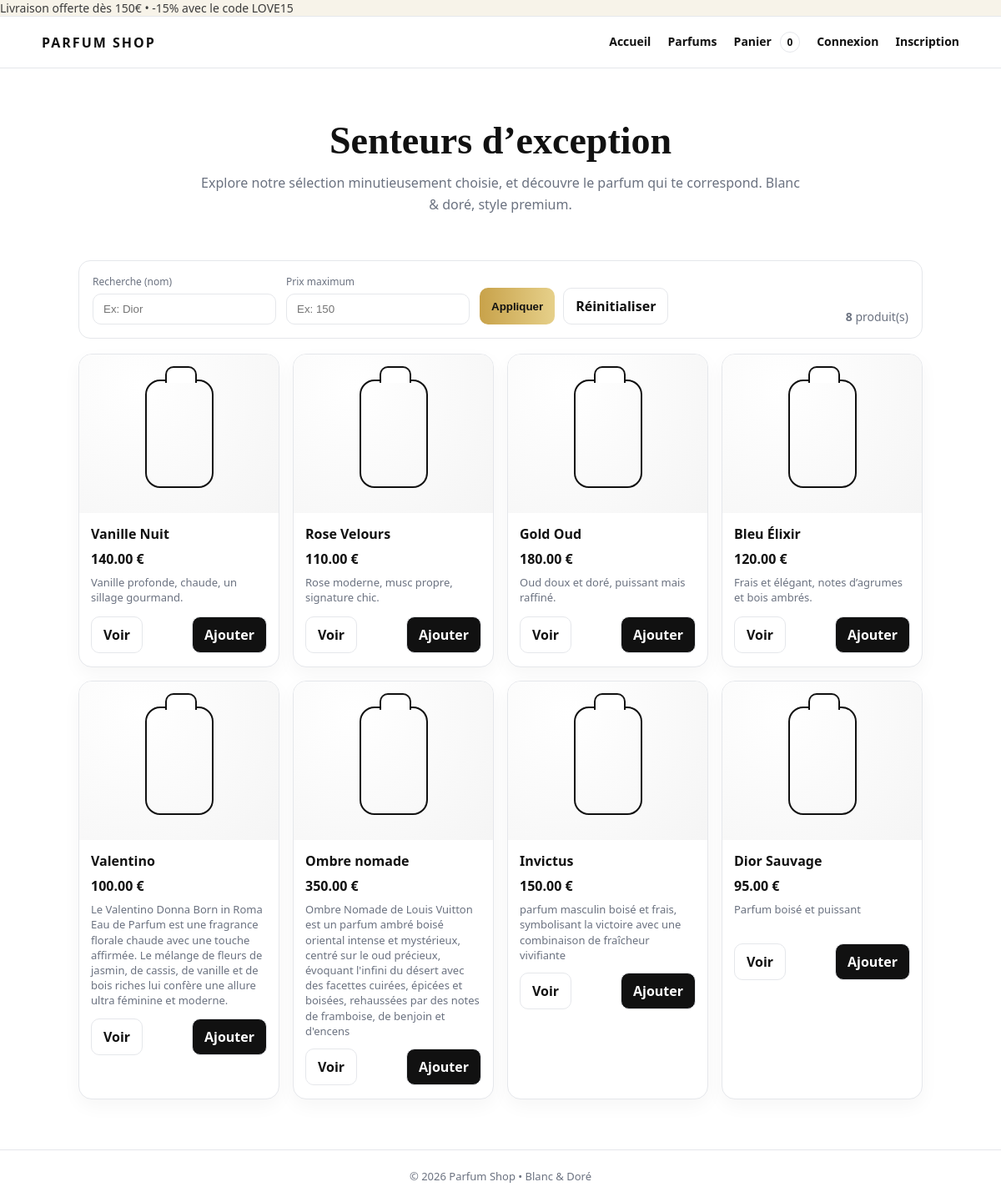
The app's page /pages/catalog.php with its own data.
### tables this page shows
CREATE TABLE `parfums` (
  `id` int(11) NOT NULL,
  `nom` varchar(255) NOT NULL,
  `Prix` decimal(10,2) NOT NULL,
  `description` text NOT NULL
);

### includes/nav.php (called while the page is built, shortened)
<?php
function cartCount(): int {
    if (empty($_SESSION['cart']) || !is_array($_SESSION['cart'])) return 0;
    return array_sum(array_map('intval', $_SESSION['cart']));
}
function isLoggedIn(): bool {
    return !empty($_SESSION['user']);
}

### pages/catalog.php (the view, shortened to what this page needs)
<?php
require_once __DIR__ . '/../includes/header.php';
$db = db();
$q = trim($_GET['q'] ?? '');
$max = trim($_GET['max'] ?? '');
$sql = "SELECT id, nom, prix, description FROM parfums WHERE 1";
$params = [];
$sql .= " ORDER BY id DESC";
$stmt = $db->prepare($sql);
$stmt->execute($params);
$parfums = $stmt->fetchAll(PDO::FETCH_ASSOC);
$count = count($parfums);
?>
<section class="hero">
  <div class="container">
    <h1>Senteurs d’exception</h1>
    <p>Explore notre sélection minutieusement choisie, et découvre le parfum qui te correspond. Blanc & doré, style premium.</p>
  </div>
</section>
<section class="section">
  <div class="container">
    <form class="filters" method="get">
      <div>
        <label>Recherche (nom)</label>
        <input type="text" name="q" placeholder="Ex: Dior" value="<?= htmlspecialchars($q) ?>">
      </div>
      <div>
        <label>Prix maximum</label>
        <input type="text" name="max" placeholder="Ex: 150" value="<?= htmlspecialchars($max) ?>">
      </div>
      <div style="display:flex; gap:10px;">
        <button class="btn gold" type="submit">Appliquer</button>
        <a class="btn secondary" href="catalog.php">Réinitialiser</a>
      </div>
      <div style="margin-left:auto; color:#6b7280; font-size:14px;">
        <strong><?= $count ?></strong> produit(s)
      </div>
    </form>
    <div class="grid">
      <?php foreach ($parfums as $p): ?>
        <article class="card">
          <div class="img">
            <div class="bottle" aria-hidden="true"></div>
          </div>
          <div class="body">
            <h3><?= htmlspecialchars($p['nom']) ?></h3>
            <div class="price"><?= number_format((float)$p['prix'], 2) ?> €</div>
            <p class="desc"><?= htmlspecialchars($p['description']) ?></p>
            <div class="actions">
              <a class="btn secondary" href="product.php?id=<?= (int)$p['id'] ?>">Voir</a>
              <a class="btn" href="cart.php?action=add&id=<?= (int)$p['id'] ?>">
                Ajouter
              </a>
            </div>
          </div>
        </article>
      <?php endforeach; ?>
    </div>
  </div>
</section>
<?php require_once __DIR__ . '/../includes/footer.php'; ?>

### includes/header.php (shortened to what this page needs)
<?php
require_once __DIR__ . '/nav.php';
?>
<!DOCTYPE html>
<html lang="fr">
<head>
  <link rel="stylesheet" href="/ProjetPHP/assets/css/style.css">
</head>
<body>
<div class="topbar">
  Livraison offerte dès 150€ • -15% avec le code LOVE15
</div>
<header class="header">
  <div class="container header-inner">
    <a class="brand" href="/ProjetPHP/">PARFUM SHOP</a>
    <nav class="nav">
      <a href="/ProjetPHP/">Accueil</a>
      <a href="/ProjetPHP/pages/catalog.php">Parfums</a>
      <a href="/ProjetPHP/pages/cart.php">
        Panier <span class="badge"><?= cartCount() ?></span>
      </a>
      <?php if (isLoggedIn()): ?>
        <a href="/ProjetPHP/pages/my_orders.php">Mes commandes</a>
        <a href="/ProjetPHP/pages/logout.php">Déconnexion</a>
      <?php else: ?>
        <a href="/ProjetPHP/pages/login.php">Connexion</a>
        <a href="/ProjetPHP/pages/register.php">Inscription</a>
      <?php endif; ?>
    </nav>
  </div>
</header>
<main class="container">

### includes/footer.php (shortened to what this page needs)
  </main>
<div class="footer">
  © <?= date("Y") ?> Parfum Shop • Blanc & Doré
</div>
</body>
</html>

### assets/style.css (style rules this page uses)
:root { --bg:#ffffff; --text:#111; --muted:#6b7280; --gold:#c8a24a; --gold2:#e6d08a; --card:#ffffff; --line:#e5e7eb; }
* { box-sizing:border-box; }
body { margin:0; font-family: system-ui, -apple-system, Segoe UI, Roboto, Arial, sans-serif; background:var(--bg); color:var(--text); }
.container { width:min(1100px, 92%); margin:0 auto; }
.topbar { background:#f7f3e9; border-bottom:1px solid var(--line); font-size:14px; color:#3b3b3b; }
.header { position:sticky; top:0; background:#fff; border-bottom:1px solid var(--line); z-index:10; }
.header .container { padding:18px 0; display:flex; align-items:center; justify-content:space-between; gap:20px; }
.brand { font-weight:800; letter-spacing:2px; text-transform:uppercase; color:#111; text-decoration:none; }
.nav a { color:#111; text-decoration:none; margin-left:16px; font-weight:600; font-size:14px; }
.badge { display:inline-block; padding:3px 8px; border:1px solid var(--line); border-radius:999px; font-size:12px; margin-left:6px; color:#111; }
.hero { padding:60px 0 30px; text-align:center; }
.hero h1 { font-size:46px; margin:0; font-family: Georgia, "Times New Roman", serif; font-weight:600; }
.hero p { margin:12px auto 0; max-width:720px; color:var(--muted); line-height:1.6; }
.section { padding:24px 0 60px; }
.filters { border:1px solid var(--line); border-radius:14px; padding:16px; display:flex; gap:12px; flex-wrap:wrap; align-items:end; margin-bottom:18px; }
label { display:block; font-size:12px; color:var(--muted); margin-bottom:6px; }
input { padding:10px 12px; border:1px solid var(--line); border-radius:10px; outline:none; min-width:220px; }
.btn { display:inline-block; padding:10px 14px; border-radius:10px; border:1px solid var(--line); background:#111; color:#fff; text-decoration:none; font-weight:700; cursor:pointer; }
.btn.secondary { background:#fff; color:#111; }
.btn.gold { background: linear-gradient(90deg, var(--gold), var(--gold2)); color:#111; border:none; }
.grid { display:grid; grid-template-columns: repeat(4, 1fr); gap:16px; }
.card { border:1px solid var(--line); border-radius:16px; background:var(--card); overflow:hidden; box-shadow: 0 8px 22px rgba(0,0,0,.04); }
.card .img { height:190px; background: radial-gradient(circle at 30% 20%, #fff, #f5f5f5); display:flex; align-items:center; justify-content:center; }
.card .img .bottle { width:82px; height:130px; border:2px solid #111; border-radius:18px; position:relative; }
.card .img .bottle:before { content:""; position:absolute; top:-18px; left:22px; width:34px; height:18px; border:2px solid #111; border-bottom:none; border-radius:10px 10px 0 0; background:#fff; }
.card .body { padding:14px 14px 16px; }
.card h3 { margin:0; font-size:16px; }
.price { margin:8px 0; color:#111; font-weight:800; }
.desc { margin:0 0 12px; color:var(--muted); font-size:13px; line-height:1.4; min-height:38px; }
.card .actions { display:flex; gap:10px; align-items:center; justify-content:space-between; }
.footer { border-top:1px solid var(--line); padding:22px 0; color:var(--muted); font-size:13px; text-align:center; }

### records on screen
parfums: nom "Vanille Nuit", Prix "140.00", description "Vanille profonde, chaude, un sillage gourmand."
parfums: nom "Rose Velours", Prix "110.00", description "Rose moderne, musc propre, signature chic."
parfums: nom "Gold Oud", Prix "180.00", description "Oud doux et doré, puissant mais raffiné."
parfums: nom "Bleu Élixir", Prix "120.00", description "Frais et élégant, notes d’agrumes et bois ambrés."
parfums: nom "Valentino", Prix "100.00", description "Le Valentino Donna Born in Roma Eau de Parfum est une fragrance florale chaude avec une touche affirmée. Le mélange de fleurs de jasmin, de cassis, de vanille et de bois riches lui confère une allure ultra féminine et moderne."
parfums: nom "Ombre nomade", Prix "350.00", description "Ombre Nomade de Louis Vuitton est un parfum ambré boisé oriental intense et mystérieux, centré sur le oud précieux, évoquant l'infini du désert avec des facettes cuirées, épicées et boisées, rehaussées par des notes de framboise, de benjoin et d'encens"
parfums: nom "Invictus", Prix "150.00", description "parfum masculin boisé et frais, symbolisant la victoire avec une combinaison de fraîcheur vivifiante"
parfums: nom "Dior Sauvage", Prix "95.00", description "Parfum boisé et puissant"

### other values on screen
cartCount() "0"
$count "8"
